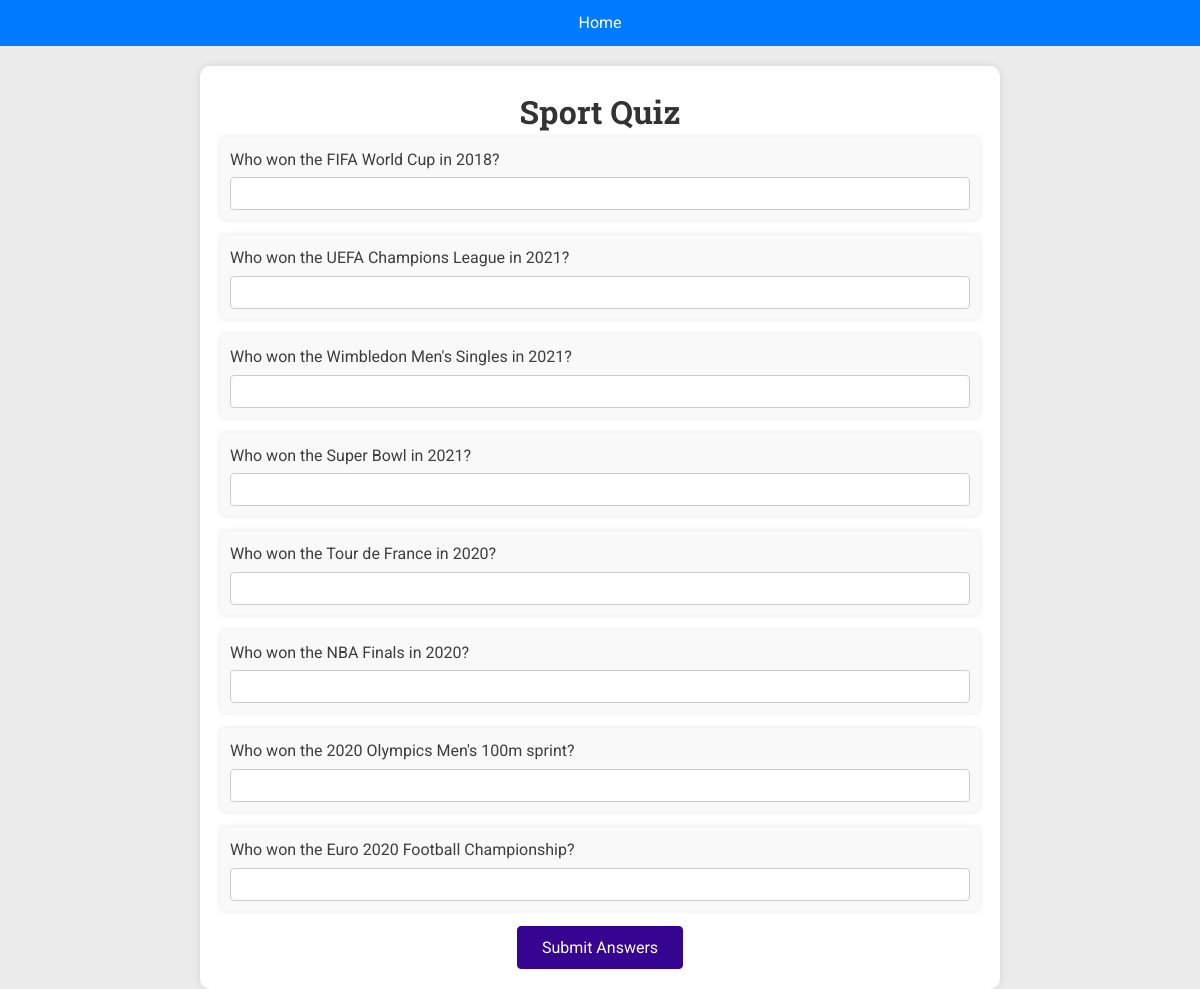
/quiz/Sport/, run on the app's committed database.
### quiz/models.py (models this page shows, shortened)
class Quiz_Data(models.Model):
    Question = models.TextField() #create a column called title that is a string with max length 200
    Category = models.CharField(max_length=50) #unique slug values
    Correct_Answer = models.TextField() #stores longer text than charfield
    Wrong_Answer_1 = models.CharField(max_length=50)
    Wrong_Answer_2 = models.CharField(max_length=50)
    Wrong_Answer_3 = models.CharField(max_length=50)

### quiz/views.py (the view, shortened to what this page needs)
# urls.py: path("", views.index, name='all-quizes'), #this will trigger challenges/
def quizes(request, quiz):
    home_url = reverse('all-quizes')
    try:
        print('requested quiz ' + str(quiz))
        challenge_text = quiz_types[quiz.capitalize()]
        quiz_data = Quiz_Data.objects.all()#filter(Category=quiz)
        print(f"Loaded {quiz_data.count()} quiz questions")
        context = {
            'challenge_text': challenge_text,
            'quiz': quiz.capitalize(),  # Capitalize quiz before passing to the context
            'quiz_data': quiz_data,
            'submitted': False,
            'home_url' : home_url,
        }
        return render(request, 'quiz/quiz-details.html', context)
    except KeyError as e:
        print(f"Error: {e}")
        return HttpResponse()
    except Exception as e:
        print(f"Unexpected error: {e}")
        return HttpResponse("<h1>An unexpected error occurred!</h1>")

### quiz/templates/quiz/quiz-details.html (shortened to what this page needs)
{% load static %}
<!DOCTYPE html>
<html lang="en">
<head>
    <link rel="stylesheet" href="{% static 'quiz/styles/base.css' %}">
</head>
<body>
  <div class="banner">
    <a href="{{ home_url }}" class="button">Home</a>
  </div>
    <div class="container">
        <h1>{{ quiz.capitalize }} Quiz</h1>
        {% if submitted %}
        <h2>Quiz Results - {{ percentage_correct }}%</h2>
        <ul>
            {% for answer in answers %}
            <li>
                <p><strong>Question:</strong> {{ answer.question }}</p>
                <p><strong>Your Answer:</strong> {{ answer.user_answer }}</p>
                <p><strong>Correct Answer:</strong> {{ answer.correct_answer }}</p>
                {% if answer.is_correct %}
                <span class="correct">Correct!</span>
                {% else %}
                <span class="incorrect">Incorrect.</span>
                {% endif %}
            </li>
            {% endfor %}
        </ul>
        {% else %}
        <form method="post" action="{% url 'quiz' quiz.lower %}">
            <ul>
                {% for item in quiz_data %}
                {% if item.Category|capfirst == quiz|capfirst %}
                <li>
                    <p>{{ item.Question }}</p>
                    <input type="text" name="answer_{{ forloop.counter }}">
                </li>
                {% endif %}
                {% endfor %}
            </ul>
            <div class="btn-container">
                <button type="submit">Submit Answers</button>
            </div>
        </form>
        {% endif %}
    </div>
</body>
</html>

### quiz/static/quiz/styles/base.css (style rules this page uses)
* { box-sizing: border-box; margin: 0; padding: 0; }
body { font-family: 'Roboto', sans-serif; background-color: #ececec; color: #3e3e41; line-height: 1.6; }
h1, h2, h3 { font-family: 'Roboto Slab', sans-serif; color: #222224; }
button, .btn { cursor: pointer; font: inherit; padding: 0.5rem 1.5rem; background-color: #350490; border: 1px solid #350490; color: white; border-radius: 4px; text-decoration: none; }

### quiz/templates/quiz/quiz-details.html (style rules this page uses)
.container { max-width: 800px; margin: 0 auto; padding: 20px; background-color: #fff; box-shadow: 0 0 10px rgba(0, 0, 0, 0.1); border-radius: 10px; }
.banner { background-color: #007bff; text-align: center; padding: 10px 0; margin-bottom: 20px; }
.button { padding: 10px 20px; background-color: #007bff; color: white; border: none; border-radius: 5px; cursor: pointer; font-size: 16px; transition: background-color 0.3s ease; text-decoration: none; }
h1 { text-align: center; color: #333; }
ul { list-style-type: none; padding: 0; }
li { margin-bottom: 15px; padding: 10px; background-color: #f9f9f9; border-radius: 5px; box-shadow: 0 0 5px rgba(0, 0, 0, 0.1); }
input[type="text"] { width: 100%; padding: 8px; margin-top: 5px; border: 1px solid #ccc; border-radius: 4px; }
.btn-container { text-align: center; }

### data on the page
Quiz_Data: Question "Who won the FIFA World Cup in 2018?"
Quiz_Data: Question "Who won the UEFA Champions League in 2021?"
Quiz_Data: Question "Who won the Wimbledon Men's Singles in 2021?"
Quiz_Data: Question "Who won the Super Bowl in 2021?"
Quiz_Data: Question "Who won the Tour de France in 2020?"
Quiz_Data: Question "Who won the NBA Finals in 2020?"
Quiz_Data: Question "Who won the 2020 Olympics Men's 100m sprint?"
Quiz_Data: Question "Who won the Euro 2020 Football Championship?"

### other printed values
{{ quiz.capitalize }} "Sport"
